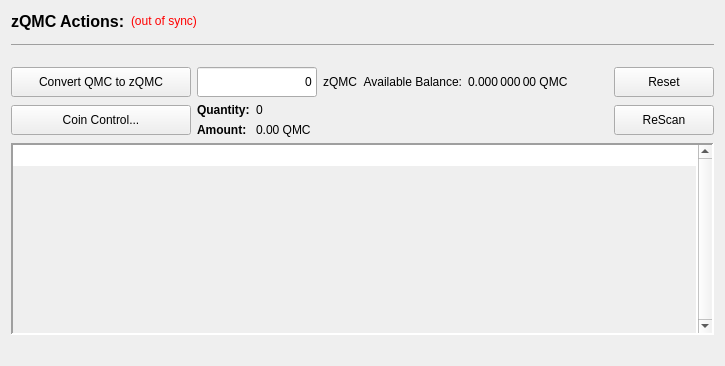
            <widget class="QWidget" name="wid2" native="true">
             <layout class="QVBoxLayout" name="verticalLayout_5">
              <item>
               <layout class="QHBoxLayout" name="horizontalLayout_3">
                <item>
                 <widget class="QLabel" name="labelzQMCActions">
                  <property name="font">
                   <font>
                    <pointsize>12</pointsize>
                    <weight>75</weight>
                    <bold>true</bold>
                   </font>
                  </property>
                  <property name="text">
                   <string>zQMC Actions:</string>
                  </property>
                  <property name="alignment">
                   <set>Qt::AlignLeading|Qt::AlignLeft|Qt::AlignVCenter</set>
                  </property>
                 </widget>
                </item>
                <item>
                 <widget class="QLabel" name="labelzQMCSyncStatus">
                  <property name="toolTip">
                   <string>The displayed information may be out of date. Your wallet automatically synchronizes with the QMC network after a connection is established, but this process has not completed yet.</string>
                  </property>
                  <property name="styleSheet">
                   <string notr="true">QLabel { color: red; }</string>
                  </property>
                  <property name="text">
                   <string notr="true">(out of sync)</string>
                  </property>
                  <property name="alignment">
                   <set>Qt::AlignLeading|Qt::AlignLeft|Qt::AlignVCenter</set>
                  </property>
                 </widget>
                </item>
                <item>
                 <spacer name="horizontalSpacer">
                  <property name="orientation">
                   <enum>Qt::Horizontal</enum>
                  </property>
                  <property name="sizeHint" stdset="0">
                   <size>
                    <width>40</width>
                    <height>20</height>
                   </size>
                  </property>
                 </spacer>
                </item>
               </layout>
              </item>
              <item>
               <widget class="QLabel" name="label">
                <property name="text">
                 <string>&lt;hr&gt;</string>
                </property>
               </widget>
              </item>
              <item>
               <spacer name="verticalSpacer_3">
                <property name="orientation">
                 <enum>Qt::Vertical</enum>
                </property>
                <property name="sizeType">
                 <enum>QSizePolicy::Fixed</enum>
                </property>
                <property name="sizeHint" stdset="0">
                 <size>
                  <width>20</width>
                  <height>10</height>
                 </size>
                </property>
               </spacer>
              </item>
              <item>
               <layout class="QHBoxLayout" name="horizontalLayout_4">
                <item>
                 <widget class="QPushButton" name="pushButtonMintzQMC">
                  <property name="minimumSize">
                   <size>
                    <width>180</width>
                    <height>30</height>
                   </size>
                  </property>
                  <property name="maximumSize">
                   <size>
                    <width>180</width>
                    <height>30</height>
                   </size>
                  </property>
                  <property name="toolTip">
                   <string>Enter an amount of QMC to convert (mint) to zQMC</string>
                  </property>
                  <property name="text">
                   <string>Convert QMC to zQMC</string>
                  </property>
                 </widget>
                </item>
                <item>
                 <widget class="QLineEdit" name="labelMintAmountValue">
                  <property name="minimumSize">
                   <size>
                    <width>120</width>
                    <height>30</height>
                   </size>
                  </property>
                  <property name="text">
                   <string>0</string>
                  </property>
                  <property name="alignment">
                   <set>Qt::AlignRight|Qt::AlignTrailing|Qt::AlignVCenter</set>
                  </property>
                 </widget>
                </item>
                <item>
                 <widget class="QLabel" name="labelzQMC_2">
                  <property name="text">
                   <string>zQMC</string>
                  </property>
                 </widget>
                </item>
                <item>
                 <widget class="QLabel" name="labelzQMCAmountText">
                  <property name="toolTip">
                   <string>Available Balance are coins (QMC) which are confirmed and not locked or Masternode collaterals.</string>
                  </property>
                  <property name="text">
                   <string>Available Balance:</string>
                  </property>
                  <property name="alignment">
                   <set>Qt::AlignRight|Qt::AlignTrailing|Qt::AlignVCenter</set>
                  </property>
                 </widget>
                </item>
                <item>
                 <widget class="QLabel" name="labelzQMCAmountValue">
                  <property name="toolTip">
                   <string>Enter an amount of QMC to convert to zQMC</string>
                  </property>
                  <property name="text">
                   <string>0.000 000 00 QMC</string>
                  </property>
                  <property name="alignment">
                   <set>Qt::AlignLeading|Qt::AlignLeft|Qt::AlignVCenter</set>
                  </property>
                 </widget>
                </item>
                <item>
                 <spacer name="horizontalSpacer_2">
                  <property name="orientation">
                   <enum>Qt::Horizontal</enum>
                  </property>
                  <property name="sizeHint" stdset="0">
                   <size>
                    <width>40</width>
                    <height>20</height>
                   </size>
                  </property>
                 </spacer>
                </item>
                <item>
                 <widget class="QPushButton" name="pushButtonSpentReset">
                  <property name="minimumSize">
                   <size>
                    <width>100</width>
                    <height>30</height>
                   </size>
                  </property>
                  <property name="maximumSize">
                   <size>
                    <width>100</width>
                    <height>30</height>
                   </size>
                  </property>
                  <property name="toolTip">
                   <string>Reset Zerocoin (zQMC) Wallet DB. Deletes transactions that did not make it into the blockchain.</string>
                  </property>
                  <property name="text">
                   <string>Reset</string>
                  </property>
                 </widget>
                </item>
               </layout>
              </item>
              <item>
               <layout class="QHBoxLayout" name="horizontalLayout_5">
                <item>
                 <widget class="QPushButton" name="pushButtonCoinControl">
                  <property name="minimumSize">
                   <size>
                    <width>180</width>
                    <height>30</height>
                   </size>
                  </property>
                  <property name="maximumSize">
                   <size>
                    <width>180</width>
                    <height>30</height>
                   </size>
                  </property>
                  <property name="styleSheet">
                   <string notr="true"/>
                  </property>
                  <property name="text">
                   <string>Coin Control...</string>
                  </property>
                  <property name="autoDefault">
                   <bool>false</bool>
                  </property>
                 </widget>
                </item>
                <item>
                 <layout class="QVBoxLayout" name="verticalLayout_4">
                  <item>
                   <widget class="QLabel" name="labelCoinControlQuantityText">
                    <property name="sizePolicy">
                     <sizepolicy hsizetype="Preferred" vsizetype="Preferred">
                      <horstretch>0</horstretch>
                      <verstretch>0</verstretch>
                     </sizepolicy>
                    </property>
                    <property name="minimumSize">
                     <size>
                      <width>0</width>
                      <height>0</height>
                     </size>
                    </property>
                    <property name="maximumSize">
                     <size>
                      <width>16777215</width>
                      <height>16777215</height>
                     </size>
                    </property>
                    <property name="font">
                     <font>
                      <weight>75</weight>
                      <bold>true</bold>
                     </font>
                    </property>
                    <property name="text">
                     <string>Quantity:</string>
                    </property>
                    <property name="alignment">
                     <set>Qt::AlignLeading|Qt::AlignLeft|Qt::AlignVCenter</set>
                    </property>
                    <property name="margin">
                     <number>0</number>
                    </property>
                   </widget>
                  </item>
                  <item>
                   <widget class="QLabel" name="labelCoinControlAmountText">
                    <property name="enabled">
                     <bool>true</bool>
                    </property>
                    <property name="font">
                     <font>
                      <weight>75</weight>
                      <bold>true</bold>
                     </font>
                    </property>
                    <property name="text">
                     <string>Amount:</string>
                    </property>
                    <property name="margin">
                     <number>0</number>
                    </property>
                   </widget>
                  </item>
                 </layout>
                </item>
                <item>
                 <layout class="QVBoxLayout" name="verticalLayout_6">
                  <item>
                   <widget class="QLabel" name="labelCoinControlQuantity">
                    <property name="sizePolicy">
                     <sizepolicy hsizetype="Preferred" vsizetype="Preferred">
                      <horstretch>0</horstretch>
                      <verstretch>0</verstretch>
                     </sizepolicy>
                    </property>
                    <property name="minimumSize">
                     <size>
                      <width>0</width>
                      <height>0</height>
                     </size>
                    </property>
                    <property name="maximumSize">
                     <size>
                      <width>16777215</width>
                      <height>16777215</height>
                     </size>
                    </property>
                    <property name="cursor">
                     <cursorShape>IBeamCursor</cursorShape>
                    </property>
                    <property name="contextMenuPolicy">
                     <enum>Qt::ActionsContextMenu</enum>
                    </property>
                    <property name="text">
                     <string notr="true">0</string>
                    </property>
                    <property name="margin">
                     <number>0</number>
                    </property>
                    <property name="textInteractionFlags">
                     <set>Qt::LinksAccessibleByMouse|Qt::TextSelectableByKeyboard|Qt::TextSelectableByMouse</set>
                    </property>
                   </widget>
                  </item>
                  <item>
                   <widget class="QLabel" name="labelCoinControlAmount">
                    <property name="enabled">
                     <bool>true</bool>
                    </property>
                    <property name="cursor">
                     <cursorShape>IBeamCursor</cursorShape>
                    </property>
                    <property name="contextMenuPolicy">
                     <enum>Qt::ActionsContextMenu</enum>
                    </property>
                    <property name="text">
                     <string notr="true">0.00 QMC</string>
                    </property>
                    <property name="textInteractionFlags">
                     <set>Qt::LinksAccessibleByMouse|Qt::TextSelectableByKeyboard|Qt::TextSelectableByMouse</set>
                    </property>
                   </widget>
                  </item>
                 </layout>
                </item>
                <item>
                 <spacer name="horizontalSpacer_3">
                  <property name="orientation">
                   <enum>Qt::Horizontal</enum>
                  </property>
                  <property name="sizeHint" stdset="0">
                   <size>
                    <width>40</width>
                    <height>20</height>
                   </size>
                  </property>
                 </spacer>
                </item>
                <item>
                 <widget class="QPushButton" name="pushButtonMintReset">
                  <property name="minimumSize">
                   <size>
                    <width>100</width>
                    <height>30</height>
                   </size>
                  </property>
                  <property name="maximumSize">
                   <size>
                    <width>100</width>
                    <height>30</height>
                   </size>
                  </property>
                  <property name="toolTip">
                   <string>Rescan the complete blockchain for Zerocoin mints and their meta-data.</string>
                  </property>
                  <property name="text">
                   <string>ReScan</string>
                  </property>
                 </widget>
                </item>
               </layout>
              </item>
              <item>
               <widget class="QPlainTextEdit" name="TEMintStatus">
                <property name="font">
                 <font>
                  <pointsize>8</pointsize>
                 </font>
                </property>
                <property name="toolTip">
                 <string>Status and/or Mesages from the last Mint Action.</string>
                </property>
                <property name="frameShape">
                 <enum>QFrame::Panel</enum>
                </property>
                <property name="frameShadow">
                 <enum>QFrame::Sunken</enum>
                </property>
                <property name="lineWidth">
                 <number>2</number>
                </property>
                <property name="midLineWidth">
                 <number>2</number>
                </property>
                <property name="verticalScrollBarPolicy">
                 <enum>Qt::ScrollBarAlwaysOn</enum>
                </property>
                <property name="horizontalScrollBarPolicy">
                 <enum>Qt::ScrollBarAlwaysOff</enum>
                </property>
                <property name="readOnly">
                 <bool>true</bool>
                </property>
                <property name="plainText">
                 <string notr="true"/>
                </property>
                <property name="backgroundVisible">
                 <bool>true</bool>
                </property>
                <property name="placeholderText">
                 <string/>
                </property>
               </widget>
              </item>
              <item>
               <spacer name="verticalSpacer_4">
                <property name="orientation">
                 <enum>Qt::Vertical</enum>
                </property>
                <property name="sizeType">
                 <enum>QSizePolicy::Fixed</enum>
                </property>
                <property name="sizeHint" stdset="0">
                 <size>
                  <width>20</width>
                  <height>20</height>
                 </size>
                </property>
               </spacer>
              </item>
             </layout>
            </widget>
